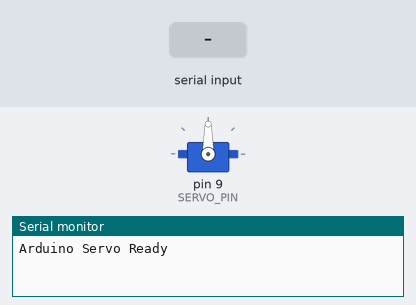
Bench run of a sketch on a simulated Arduino Uno, built with avr-gcc and run on an emulated ATmega328P. On the bench: servo, the last lines printed to the serial monitor. The inputs (shaded band) are chosen by the test bench.

Above: at 1.2 s.
1.3 s: "30,150\n" received over Serial
At 2.5 s:
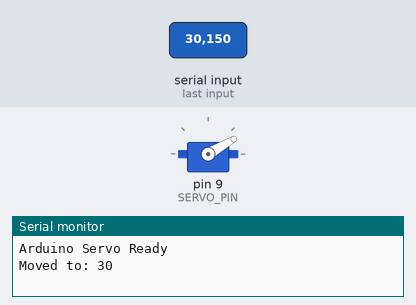
2.8 s: "5\n" received over Serial
At 3.8 s:
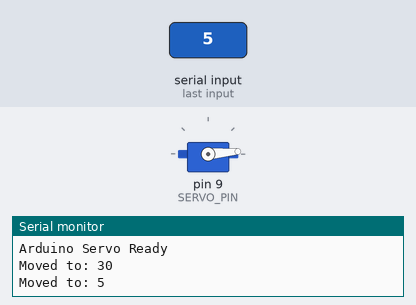
4.3 s: "90,45\n" received over Serial
At 4.9 s:
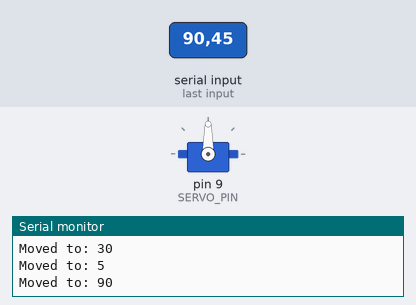
Timing chart, 0 to 7.3 s (numbered marks = the images above; inputs shaded):
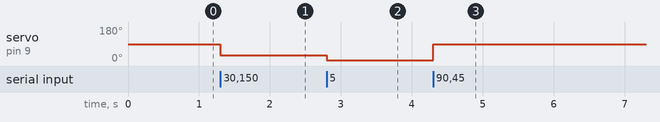

Measured:
- after the input at 1.3 s, servo on pin 9 (SERVO_PIN): 90° → 30° at once
- after the input at 2.8 s, servo on pin 9 (SERVO_PIN): 30° → 5° at once
- after the input at 4.3 s, servo on pin 9 (SERVO_PIN): 5° → 90° at once

The sketch:

servo_control.ino
```cpp
#include <Servo.h>

Servo myServo;

const int SERVO_PIN = 9; // Change to your servo pin

void setup() {
  Serial.begin(115200); // Must match ROS node baud rate
  myServo.attach(SERVO_PIN);
  myServo.write(90); // Start at center position
  Serial.println("Arduino Servo Ready");
}

void loop() {
  if (Serial.available() > 0) {
    String input = Serial.readStringUntil('\n'); // Read until newline
    input.trim();                                // Remove whitespace/\r

    int angle = input.toInt();

    if (angle >= 0 && angle <= 180) {
      myServo.write(angle);
      Serial.print("Moved to: ");
      Serial.println(angle);
    } else {
      Serial.println("Error: Angle out of range (0-180)");
    }
  }
}
```
